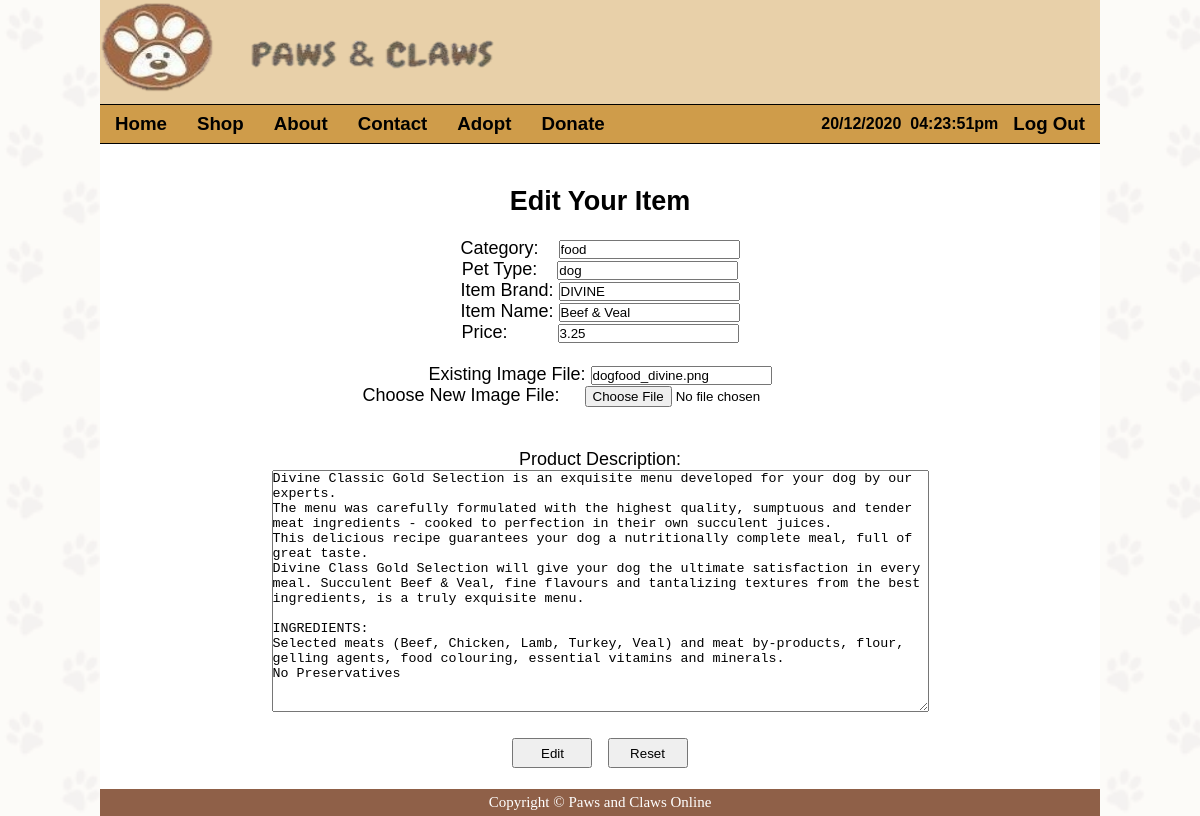
Page /itemedit.php?itemid=2 (signed in) on the committed database.
### tables this page shows
CREATE TABLE `items` (
  `itemid` int(11) NOT NULL,
  `userid` varchar(24) NOT NULL,
  `itembrand` varchar(30) NOT NULL,
  `itemname` varchar(80) NOT NULL,
  `description` mediumtext NOT NULL,
  `pettype` varchar(30) NOT NULL,
  `category` varchar(24) NOT NULL,
  `imagefile` varchar(80) NOT NULL,
  `price` decimal(10,2) NOT NULL
);

### itemedit.php (the view, shortened to what this page needs)
<!DOCTYPE html>
<html>
	<head>
		<link rel="stylesheet" href="stylesheet.css">
	</head>
	<body>
		<div id="container" style="background-color:white;">
			<div id="header">
				<a href="index.php"><img border="0" src="images/logo.png" alt="Paws And Claws" width="400" height="100"></a>
			</div>
			<ul id="nav">
				<h3>
				<li><a href="index.php">Home</a></li>
				<li><a href="intropage.php">Shop</a></li>
				<li><a href="about.php">About</a></li>
				<li><a href="contact.php">Contact</a></li>
				<li><a href="adopt.php">Adopt</a></li>
				<li><a href="donate.php">Donate</a></li>
				</h3>
				<?php date_default_timezone_set("Singapore");
				if (isset($_SESSION['userid'])){
					echo '<h3><li style="float:right"><a href="logout.php">Log Out</a></li></h3>';
					echo '<b><p class="alignright">'.date("d/m/Y")."&nbsp&nbsp".date("h:i:sa").'</p></b>';
				}
				else {echo '<h3><li style="float:right"><a href="login.php">Log In</a></li></h3>';}
				?>
			</ul>
			<div id="content" class="nopadding" style="background-color:white;">
			<?php
			if(!empty($_GET['itemid'])){
				$itemid=$_GET["itemid"];
			}
			$dbconnect = new mysqli("localhost","root", null, "petshopdb");
			$stmt = $dbconnect->prepare("SELECT itembrand, itemname, description, pettype, category, imagefile, price FROM items WHERE itemid=?");
			$stmt->bind_param("i",$itemid);
			$stmt->execute();
			$stmt->bind_result($itembrand,$itemname,$description,$pettype,$category,$imagefile,$price);
			echo "<form action='itemedit.php' method='post'>";
			echo "<br><br><h2>Edit Your Item</h2><br>";
			echo "Category: &nbsp&nbsp&nbsp"."<input type='text' name='category' value='$category'><br>";
			echo "Pet Type: &nbsp&nbsp&nbsp"."<input type='text' name='pettype' value='$pettype'><br>";
			echo "Item Brand: "."<input type='text' name='itembrand' value='$itembrand'><br>";
			echo "Item Name: "."<input type='text' name='itemname' value='$itemname'><br>";
			echo "Price: &nbsp&nbsp&nbsp&nbsp&nbsp&nbsp&nbsp&nbsp&nbsp"."<input type='number' name='price' value='$price' step='0.01'><br><br>";
			echo "Existing Image File: <input type='text' name='imagefile' value='$imagefile' readonly><br>";
			echo "Choose New Image File: &nbsp&nbsp&nbsp&nbsp"."<input type='file' name='newimagefile'>";
			echo '</br><br><br>Product Description:<br><textarea rows="16" cols="80" name="description">'.$description.'</textarea><br>';
			echo "<br><input type='submit' name='edit' value='Edit' style='height: 30px; width:80px;'> &nbsp&nbsp";
			echo "<input type='reset' value='Reset' style='height: 30px; width:80px;'><br><br>";
			echo "</form>";
			?>
			</div>
		</div>
		<div id="footer">
			Copyright &copy; Paws and Claws Online
		</div>
	</body>
</html>

### stylesheet.css (style rules this page uses)
* { padding: 0px; margin: 0px; }
html,body { background-image: url("images/pawbackground.png") ; font-family: Helvetica,Arial,sans-serif; height:100%; }
body { width: 1000px; margin:auto; }
#container { background-color: #f3f4f1; min-height: 95.5%; }
#header { background-color:#e8d0a9; }
#nav { background-color:#cf9c4a; border-top-style: solid; border-top-width: 1px; border-bottom-style: solid; border-bottom-width: 1px; list-style: none; overflow: hidden; }
#nav li { float: left; }
#nav li a { text-decoration: none; color: black; text-align: center; padding: 8px 15px; display: block; }
#content { color: black ; text-align:center; padding-top: 20px ; padding-bottom:20px; font-size: 18px; background-color: #f3f4f1; }
#content.nopadding { padding: 0px; }
.alignright { text-align: right; padding: 10px; padding-right: 20px; }
#footer { background-color:#8f6048 ; text-align:center ; color:white; padding:5px; font-family: fantasy; font-size: 15px; clear:both; }

### rows in the picture
items: category "food", pettype "dog", itembrand "DIVINE", itemname "Beef & Veal", price "3.25", imagefile "dogfood_divine.png", description "Divine Classic Gold Selection is an exquisite menu developed for your dog by our experts. The menu was carefully formulated with the highest quality, sumptuous and tender meat ingredients - cooked to perfection in their own succulent juices. This delicious recipe guarantees your dog a nutritionally complete meal, full of great taste. Divine Class Gold Selection will give your dog the ultimate satisfaction in every meal. Succulent Beef & Veal, fine flavours and tantalizing textures from the best ingredients, is a truly exquisite menu. INGREDIENTS: Selected meats (Beef, Chicken, Lamb, Turkey, Veal) and meat by-products, flour, gelling agents, food colouring, essential vitamins and minerals.…"
